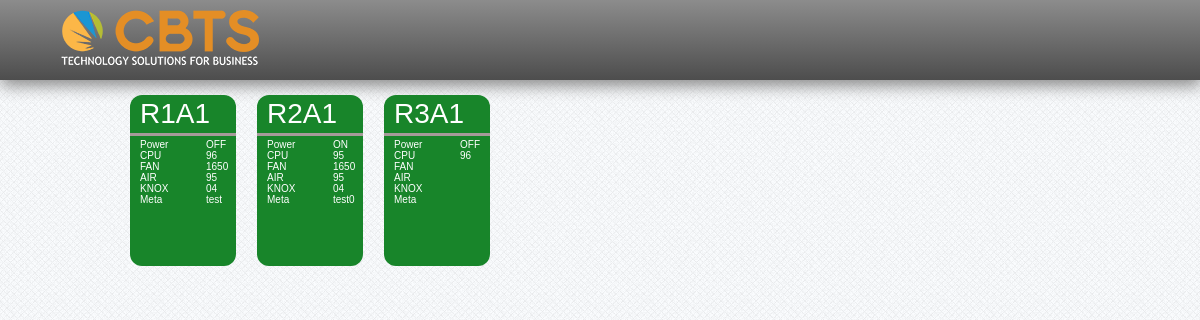
The page / on the database its author committed.
### ipmi/models.py (models this page shows, shortened)
class ipmi(models.Model):
    serv_name = models.CharField(max_length=100)
    power = models.CharField(max_length=100)
    cpu_temp = models.CharField(max_length=100)
    cpu_temp2 = models.CharField(max_length=100)
    fan_speed = models.CharField(max_length=100)
    air = models.CharField(max_length=100)
    knox = models.CharField(max_length=100)
    owner = models.CharField(max_length=100)
    description = models.CharField(max_length=1000)
    meta1 = models.CharField(max_length=100)
    meta2 = models.CharField(max_length=100)
    meta3 = models.CharField(max_length=100)
    meta4 = models.CharField(max_length=100)
    meta5 = models.CharField(max_length=100)

### ipmi/views.py (the view)
# urls.py: url(r'^$', 'ipmi.views.IndexView', name='index'),
def IndexView(request):
	ipmi_info = ipmi.objects.all()
	template = loader.get_template('ipmi/index.html')
	context = RequestContext(request, {
        'ipmi_info': ipmi_info,
    })
	return HttpResponse(template.render(context))

### ipmi/templates/ipmi/index.html (shortened to what this page needs)
<!DOCTYPE html>
<html>
    <head>
		{% load staticfiles %}
		<link rel="stylesheet" type="text/css" href="{% static 'ipmi/css/style.css' %}" />
    <head>
    </head>
    <body>
    <div id="nav-bar">
		<div id="inner-nav">
			<img src="{% static 'ipmi/images/logo.png' %}" alt="CBTS Logo" height="56" width="199">
		</div>
	</div>
	<div class="largeCon">
	<div class="container_12">
		{% if ipmi_info %}
		    {% for ipmi in ipmi_info %}
		    	<div class="card-con">
					<div class="card" onclick="this.classList.toggle('flipped')">
						<div class="card-front">
							<div class="card-head">{{ ipmi.serv_name }}</div>
							<div class="card-line"> </div>
							<div class="card-body">
								<ul class="card-ul-label">
									<li class="card-li-label">Power</li>
									<li class="card-li-label">CPU</li>
									<li class="card-li-label">FAN</li>
									<li class="card-li-label">AIR</li>
									<li class="card-li-label">KNOX</li>
									<li class="card-li-label">Meta</li>
								</ul>
								<ul class="card-ul">
									<li class="card-li">{{ ipmi.power }}</li>
									<li class="card-li">{{ ipmi.cpu_temp }}</li>
									<li class="card-li">{{ ipmi.fan_speed }}</li>
									<li class="card-li">{{ ipmi.air }}</li>
									<li class="card-li">{{ ipmi.knox }}</li>
									<li class="card-li">{{ ipmi.meta1 }}</li>
								</ul>
							</div>
						</div>
						<div class="card-back">
							<div class="back-info">
								<ul class="card-ul">
									<li class="card-li">{{ ipmi.owner }}</li>
									<li class="card-li">{{ ipmi.description }}</li>
								</ul>
							</div>
						</div>
					</div>
				</div>
		    {% endfor %}
		{% else %}
		    <p>No polls are available.</p>
		{% endif %}
	</div>
	</div>
</body>
</html>

### ipmi/static/ipmi/css/style.css (style rules this page uses)
html { padding: 0px; margin: 0px; }
body { margin: 0px; margin-top: 0px; padding: 0px; background-image: url("../images/back.png"); background-repeat: repeat; }
#nav-bar { width: 100%; min-width: 300px; height: 80px; background-image: -moz-linear-gradient(#8c8c8c, #4d4d4d); background-image: -webkit-linear-gradient(#8c8c8c, #4d4d4d); background-image: linear-gradient(#8c8c8c, #4d4d4d); -moz-box-shadow: #8c8c8c 1px 6px 15px; -webkit-box-shadow: #8c8c8c 1px 6px 15px; box-shadow: #8c8c8c 1px 6px 15px; padding: 0px; }
#inner-nav { padding: 10px 10px 10px 60px; }
.largeCon { width: 960px; margin-left: auto; margin-right: auto; }
.card { width: 106px; height: 171px; background-color: #18852A; font-size: 28px; color: white; font-family: "Lucida Grande", "Lucida Sans Unicode", Arial, sans-serif; -moz-border-radius: 12px; -webkit-border-radius: 12px; border-radius: 12px; -webkit-transition: 0.6s; -moz-transition: 0.6s; -o-transition: 0.6s; transition: 0.6s; -webkit-transform-style: preserve-3d; -moz-transform-style: preserve-3d; -ms-transform-style: preserve-3d; -o-transform-style: preserve-3d; transform-style: preserve-3d; position: relative; }
.card .card-head { height: 35px; padding-top: 3px; padding-left: 10px; }
.card .card-body { padding-top: 3px; padding-left: 10px; font-size: 15px; }
.card .card-body ul.card-ul { display: inline-block; margin: 0px; padding: 0px; list-style-type: none; font-size: 10px; width: 30px; float: right; }
.card .card-body ul.card-ul-label { margin: 0px; padding: 0px; float: left; list-style-type: none; position: fixed; font-size: 10px; width: 30px; }
.card .card-line { height: 3px; width: 106px; background-color: #A79A9A; }
.card-con { -webkit-perspective: 1000; -moz-perspective: 1000; -ms-perspective: 1000; -o-perspective: 1000; perspective: 1000; width: 106px; display: inline-block; margin: 15px 7px 10px 10px; }
.card-front { z-index: 2; -webkit-backface-visibility: hidden; -moz-backface-visibility: hidden; -ms-backface-visibility: hidden; -o-backface-visibility: hidden; backface-visibility: hidden; position: absolute; top: 0; left: 0; }
.card-back { font-size: 12px; width: 106px; height: 171px; -webkit-backface-visibility: hidden; -moz-backface-visibility: hidden; -ms-backface-visibility: hidden; -o-backface-visibility: hidden; backface-visibility: hidden; position: absolute; top: 0; left: 0; -webkit-transform: rotateY(180deg); -moz-transform: rotateY(180deg); -ms-transform: rotateY(180deg); -o-transform: rotateY(180deg); transform: rotateY(180deg); }
.card-back .back-info { margin: 10px; }
.card-back .back-info ul.card-ul { margin: 0px; padding: 0px; list-style-type: none; }

### rows shown on the page
ipmi: serv_name "R1A1", power "OFF", cpu_temp "96", fan_speed "1650", air "95", knox "04", meta1 "test", description "hadoop"
ipmi: serv_name "R2A1", power "ON", cpu_temp "95", fan_speed "1650", air "95", knox "04", meta1 "test0", description "hadoop"
ipmi: serv_name "R3A1", power "OFF", cpu_temp "96"
